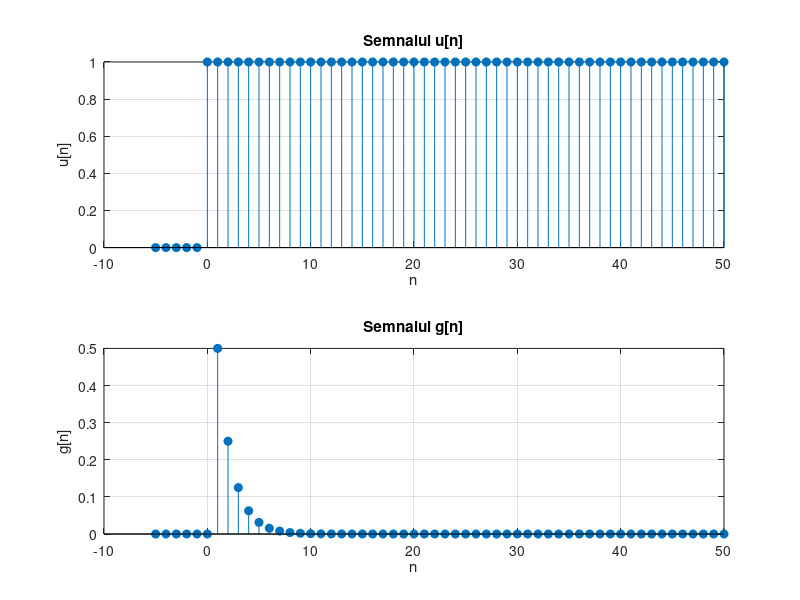

Write MATLAB code to recreate this figure.
n = -5:50;
% u[n]

u = double(n >= 0);

% g[n]

g = (1/2).^n .* double (n >= 1);

% plot u[n]

subplot(2, 1, 1)
stem(n, u, 'filled')
xlabel('n')
ylabel('u[n]')
title('Semnalul u[n]')
grid on

% plot g[n]

subplot(2, 1, 2)
stem(n, g, 'filled')
xlabel('n')
ylabel('g[n]')
title('Semnalul g[n]')
grid on
